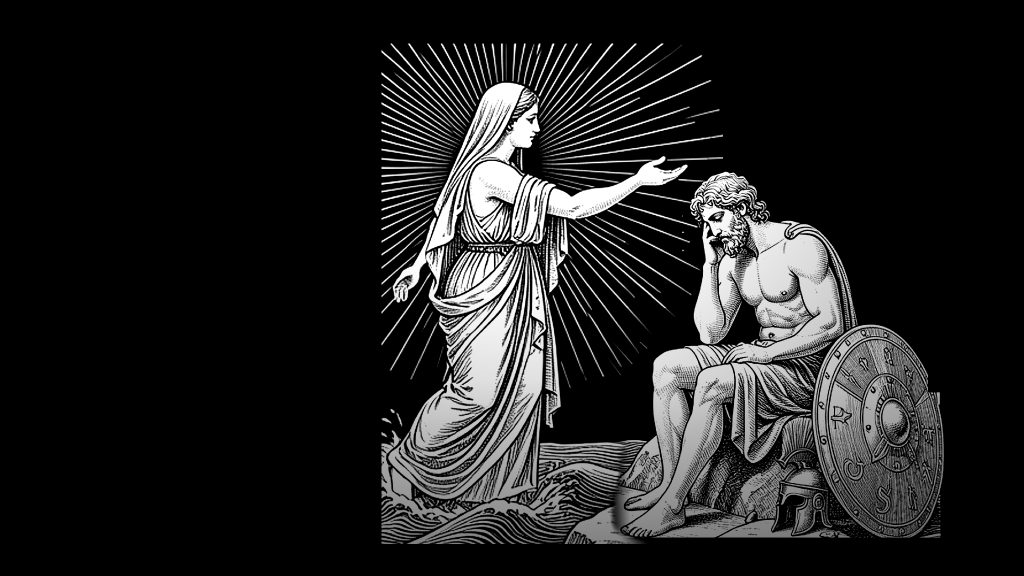
#> input picture assets/banner-src/art.png, 2048 x 1152 px (shown at 1/2 size)
$ python make_banner_olymp.py
#> lines starting #> are read from the running program, lines starting #| are printed output that depends on the picture; after the words box and inside, x2 and y2 are one past the last pixel; in counts of white or black regions, pixels touching at a corner belong together
"""Banner for the Hermes plugin "calling mom", official-plugin banner style.

Reference: hermes-official-plugins/assets/*.jpg (1200x600): distressed black
paper with folds and worn edges, ivory engraving, red disc behind the head,
pixel glitch bars, thin HUD lines, heavy yellow uppercase headline, grain and
soft focus. Brand variant: glitch and lines in the SlyBase product oranges
instead of Hermes blue/yellow. Artwork art.png (compose_art.py from
gen2b.png): own AI-generated engraving (Thetis answers Achilles, Iliad I).
Olymp variant: Mount Olympus small and dim above, reached only by a dashed
line (the strongest tier is asked rarely); tags STUCK -> MOM .. OLYMP.
"""
import math

import numpy as np
from PIL import Image, ImageDraw, ImageFilter, ImageFont

S = 2
W, H = 1200 * S, 600 * S
rng = np.random.default_rng(11)
YELLOW = (246, 199, 32)
LINE = (237, 128, 36)       # SlyBase product orange for HUD and connector lines
RED = (205, 52, 34)
IVORY = np.array([232, 221, 196], np.float32)
INK = np.array([13, 12, 11], np.float32)
F = "fonts/"


def noise(scale, shape=(H, W)):
    """Smooth noise in 0..1 with feature size `scale` px."""
#> called with scale = 120, shape = (1200, 2400)
    small = rng.random((max(2, shape[0] // scale), max(2, shape[1] // scale)))
    img = Image.fromarray((small * 255).astype(np.uint8)).resize(shape[::-1], Image.BICUBIC)
    return np.asarray(img, np.float32) / 255


def font(name, px):
    return ImageFont.truetype(F + name, int(px * S))


# --- 1. Distressed paper ground -------------------------------------------
bg = np.empty((H, W, 3), np.float32)
bg[:] = INK
bg += ((noise(120) - 0.5) * 14 + (noise(18) - 0.5) * 8)[..., None]
#> call 2 of noise, with scale = 18, shape = (1200, 2400)
#> in noise (call 2), `small = rng.random((max(2, shape[0] // scale), max(2, shape[1] // scal..`:
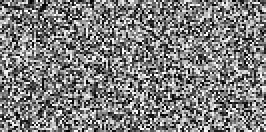
#> small: shape (66, 133) float64 (shown 2 times larger); min 0.00019, max 1, mean 0.497
ground = Image.fromarray(np.clip(bg, 0, 255).astype(np.uint8))
d = ImageDraw.Draw(ground)
for x in range(0, W, 46 * S):                                   # faint blue grid
    d.line([(x, 0), (x, H)], fill=(34, 23, 14), width=1)
for y in range(0, H, 46 * S):
    d.line([(0, y), (W, y)], fill=(34, 23, 14), width=1)
for x in (W // 3, 2 * W // 3):                                  # paper folds
    d.line([(x, 0), (x, H)], fill=(44, 42, 39), width=S)
    d.line([(x + S, 0), (x + S, H)], fill=(6, 6, 6), width=S)
for y in (H // 2 - 40 * S, 70 * S, H - 62 * S):
    d.line([(0, y), (W, y)], fill=(40, 38, 35), width=S)
bg = np.asarray(ground, np.float32).copy()

# worn, slightly torn edges
yy, xx = np.mgrid[0:H, 0:W].astype(np.float32)
edge = np.minimum(np.minimum(xx, W - 1 - xx), np.minimum(yy, H - 1 - yy))
wear = np.clip((34 * S - edge + (noise(25) - 0.5) * 50 * S) / (14 * S), 0, 1)
speck = (noise(3) > 0.55).astype(np.float32) * wear
bg = bg * (1 - 0.55 * speck[..., None]) + np.array([92, 86, 76]) * 0.55 * speck[..., None]
torn = edge < (3 * S + noise(40) * 7 * S)
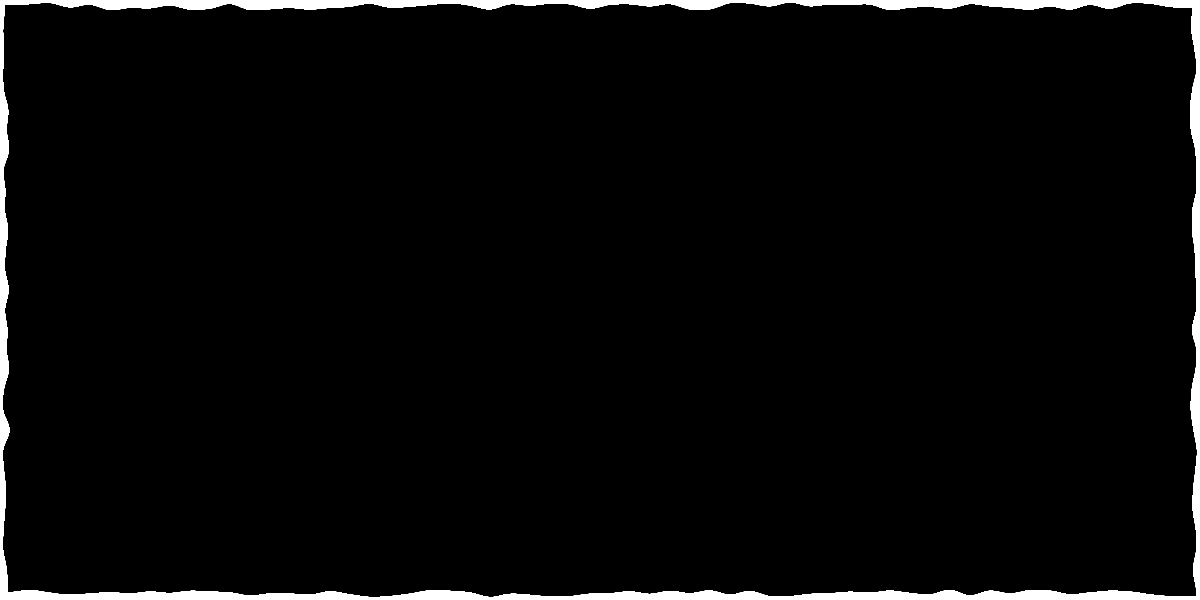
#> torn: shape (1200, 2400) bool (shown at 1/2 size); 3.2% white; 1 white region, box (x1, y1, x2, y2) and area: (0, 0, 2400, 1200) 91515
bg[torn] = 4

# --- 2. Red disc and blue HUD (behind the figures) -------------------------
ART, CROP = "art.png", (720, 0, 2048, 1152)   # 2x source
k = H / 1152
ax = W - int((CROP[2] - CROP[0]) * k)                         # art x offset
P = lambda x, y: (ax + (x - CROP[0]) * k, y * k)              # gen1 -> banner
tx, ty = P(1060, 236)                                         # Thetis head                                          # Thetis head
hx, hy = P(1450, 436)                                         # Achilles head                                          # Achilles head

ground = Image.fromarray(np.clip(bg, 0, 255).astype(np.uint8))
d = ImageDraw.Draw(ground)
r = 114 * S
d.ellipse([tx - r, ty - r, tx + r, ty + r], fill=RED)
d.arc([-330 * S, H / 2 - 330 * S, 330 * S - 200 * S, H / 2 + 330 * S], 0, 360, fill=LINE, width=S)
d.arc([W - 130 * S, H / 2 - 300 * S, W + 470 * S, H / 2 + 300 * S], 0, 360, fill=LINE, width=S)
for cx, cy in [(70, 110), (520, 95), (1135, 520), (610, 545), (95, 520)]:
    cx, cy = cx * S, cy * S
    d.line([(cx - 14 * S, cy), (cx + 14 * S, cy)], fill=LINE, width=S)
    d.line([(cx, cy - 14 * S), (cx, cy + 14 * S)], fill=LINE, width=S)
fx0, fy0 = P(760, 120)                                        # own thin double frame
fx1, fy1 = P(1990, 1080)
for g in (0, 5 * S):
    d.rectangle([fx0 + g, fy0 + g, fx1 - g, fy1 - g], outline=(190, 182, 164), width=S)
for i in range(7):                                            # the call: rings from Achilles
    rr = (60 + i * 26) * S
    d.arc([hx - rr, hy - rr, hx + rr, hy + rr], 175, 265, fill=LINE, width=S)
bg = np.asarray(ground, np.float32).copy()
disc = np.hypot(xx - tx, yy - ty) < r                         # disc texture
bg[disc] *= (0.78 + 0.3 * noise(4)[disc])[:, None]

# --- 3. Engraving: ivory figures, opaque where hatching is dense ----------
art = Image.open(ART).convert("L").crop(CROP)
art = art.resize((W - ax, H), Image.BICUBIC)
#> art: PIL image 1383x1200 L
lum = np.asarray(art, np.float32) / 255
mask = np.asarray(art.filter(ImageFilter.GaussianBlur(5 * S)), np.float32) / 255
mask = np.clip((mask - 0.24) / 0.1, 0, 1)
mask = np.asarray(Image.fromarray((mask * 255).astype(np.uint8)).filter(ImageFilter.GaussianBlur(2 * S)), np.float32) / 255
fade = np.clip(np.arange(W - ax, dtype=np.float32) / (110 * S), 0, 1)[None, :] ** 1.4
lum *= fade
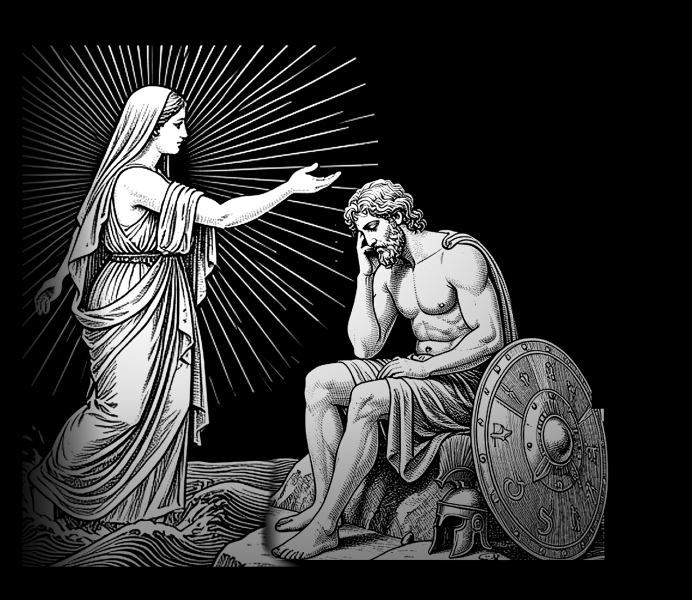
#> lum: shape (1200, 1383) float32 (shown at 1/2 size); min 0, max 1, mean 0.191
fig = INK + (IVORY - INK) * (lum ** 0.85)[..., None]
sepia = (noise(60, lum.shape) - 0.5)[..., None] * np.array([10, 6, 0])
#> in noise (call 7), `img = Image.fromarray((small * 255).astype(np.uint8)).resize(shape[::-..`:
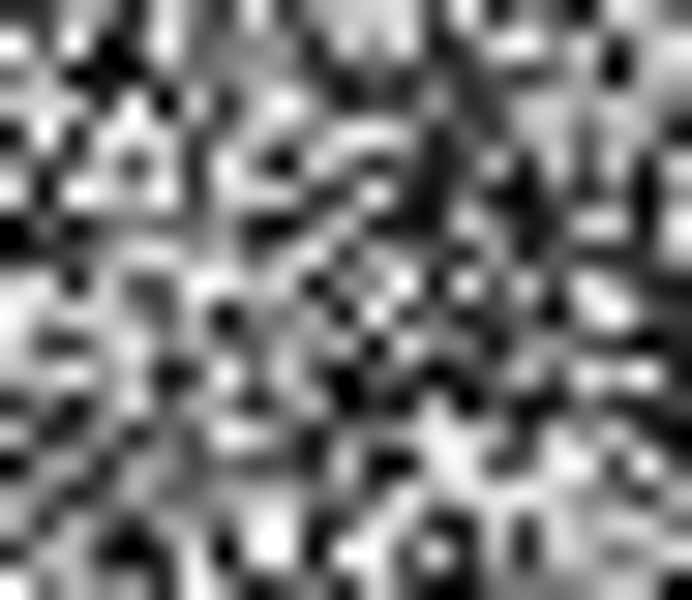
#> img: PIL image 1383x1200 L (shown at 1/2 size); min 0, max 255, mean 121.8
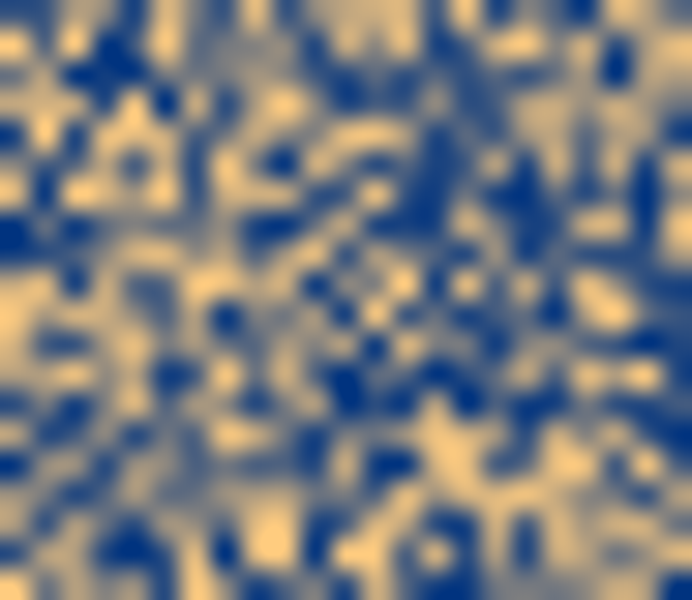
#> sepia: shape (1200, 1383, 3) float64 (shown at 1/2 size); mean of channels 0, 1, 2 -0.223, -0.134, 0; drawn with min black and max white
fig += sepia * lum[..., None]
reg = bg[:, ax:]
m = (mask * fade)[..., None]
bg[:, ax:] = np.maximum(reg, fig) * (1 - m) + fig * m

# --- 3b. Olympus: small, dim, far away; a dashed path from Thetis -------
OLYMP_SRC, OLYMP_BOX = "olymp.png", (190, 60, 840, 430)   # motif bbox in olymp.png
OX, OY, OW, DIM = 912, 58, 262, 0.78                       # final px: top-left, width, brightness
ol = Image.open(OLYMP_SRC).convert("L").crop(OLYMP_BOX)
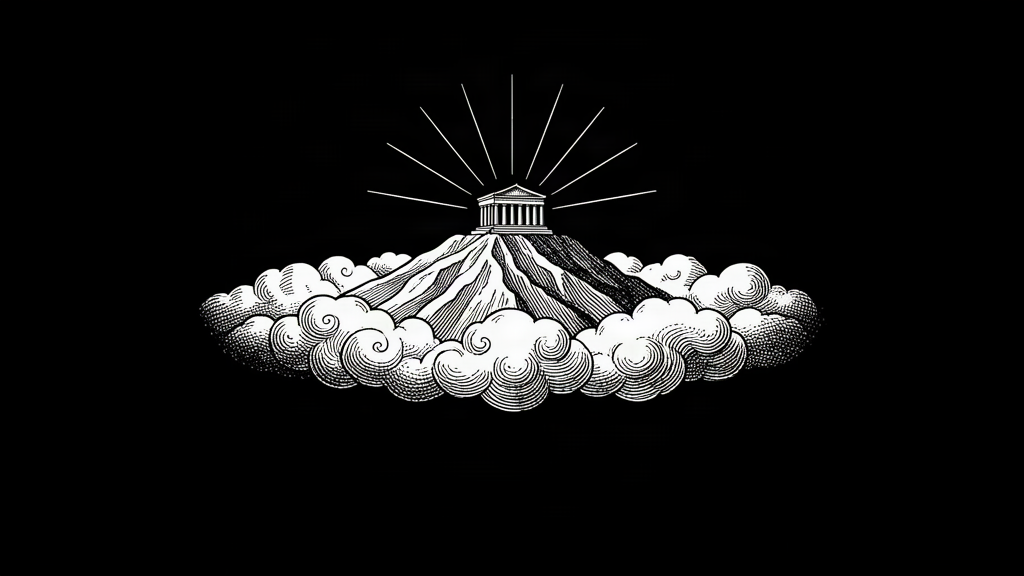
#> input picture assets/banner-src/olymp.png, 1024 x 576 px
ow = OW * S
ol = ol.resize((ow, ow * ol.height // ol.width), Image.BICUBIC)
#> ol: PIL image 524x298 L
olum = np.asarray(ol, np.float32) / 255
oy = np.linspace(1, 0, olum.shape[0], dtype=np.float32)[:, None]
olum *= DIM * np.clip(oy / 0.35, 0, 1)                       # clouds dissolve downwards
ofig = INK + (IVORY - INK) * (olum ** 0.85)[..., None]
y0, x0 = OY * S, OX * S
reg = bg[y0:y0 + olum.shape[0], x0:x0 + ow]
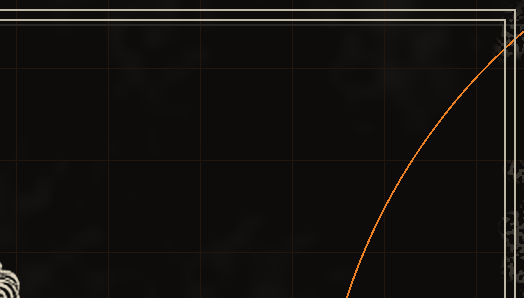
#> reg: shape (298, 524, 3) float32; mean R, G, B 19.3, 17.6, 15.6
bg[y0:y0 + olum.shape[0], x0:x0 + ow] = np.maximum(reg, ofig)
path = Image.fromarray(np.clip(bg, 0, 255).astype(np.uint8))
pd = ImageDraw.Draw(path)
(px0, py0), (px1, py1) = (tx + r * 0.92, ty - r * 0.3), ((OX + 44) * S, (OY + 88) * S)
n = 14
for i in range(0, n, 2):                                     # dashed: the rare call
    a0, a1 = i / n, (i + 1) / n
    pd.line([(px0 + (px1 - px0) * a0, py0 + (py1 - py0) * a0),
             (px0 + (px1 - px0) * a1, py0 + (py1 - py0) * a1)], fill=LINE, width=2 * S)
pd.rectangle([px1 - 4 * S, py1 - 4 * S, px1 + 4 * S, py1 + 4 * S], fill=(255, 242, 228))
bg = np.asarray(path, np.float32).copy()

# --- 4. Pixel glitch: shifted slices and blue/yellow block bars -----------
img = np.clip(bg, 0, 255)
for y0, h, dx in [(318, 6, -16), (452, 8, 20)]:
    ys, ye = int(y0 * S), int((y0 + h) * S)
    img[ys:ye, ax:] = np.roll(img[ys:ye, ax:], int(dx * S), axis=1)
blk = 11 * S
# SlyBase product oranges (orange, rust, a little amber), not Hermes blue/yellow
GLITCH = [(237, 128, 36), (237, 128, 36), (194, 97, 30), (246, 184, 83)]
# fewer, lighter bands, kept off the faces
for y0, rows, x0, x1 in [(300, 3, 500, 700), (440, 2, 780, 990)]:
    for j in range(rows):                                     # pixel block bands
        y = int(y0 * S) + j * blk
        for x in range(int(x0 * S), int(x1 * S), blk):
            if rng.random() < 0.42 - 0.08 * j:
                col = GLITCH[rng.integers(0, len(GLITCH))]
                img[y:y + blk, x:x + blk * rng.integers(1, 4)] = np.array(col) * (0.8 + 0.2 * rng.random())
    for _ in range(2):                                        # smeared streaks
        y = int((y0 + rng.random() * rows * 11) * S)
        x = int((x0 + rng.random() * (x1 - x0) * 0.7) * S)
        ln, hh = int(rng.integers(50, 170) * S), int(rng.integers(2, 6) * S)
        col = GLITCH[rng.integers(0, len(GLITCH))]
        img[y:y + hh, x:x + ln] = img[y:y + hh, x:x + ln] * 0.3 + np.array(col) * 0.7

# --- 5. Typography: heavy uppercase, rough and soft -----------------------
txt = Image.new("RGBA", (W, H), (0, 0, 0, 0))
d = ImageDraw.Draw(txt)
L = 66 * S


def tracked(x, y, s, f, fill, track):
#> called with x = 140, y = 300, s = 'HERMES PLUGIN', fill = (238, 232, 220), track = 12
    for ch in s:
        d.text((x, y), ch, font=f, fill=fill)
        x += d.textlength(ch, font=f) + track
#> this loop made 13 passes
#> x on passes 1 to 12: 183.6, 222.1, 263.3, 311.5, 350.1, 388.7, 414.1, 451.4, 486.8, 529.5, 574.1, 598.5
#> after the loop, x = 641.9
    return x


tracked(L + 4 * S, 150 * S, "HERMES PLUGIN", font("ArchivoBlack.ttf", 21), (238, 232, 220), 6 * S)
head = Image.new("RGBA", (W, H), (0, 0, 0, 0))               # headline: own layer
hd = ImageDraw.Draw(head)
big = font("Anton.ttf", 132)
for i, line in enumerate(["CALLING", "MOM"]):
    y = 178 * S + i * 138 * S
    hd.text((L + 5 * S, y + 5 * S), line, font=big, fill=(120, 28, 18))  # misprint shadow
    hd.text((L, y), line, font=big, fill=YELLOW)

# flow: stuck -> mom, and only rarely -> olymp (dashed)
TAGS = ["STUCK", "MOM", "OLYMP"]
tag = font("ArchivoBlack.ttf", 15)
y = 488 * S
x = L
boxes = []
for word in TAGS:
    tw = d.textlength(word, font=tag)
    boxes.append((x, x + tw + 22 * S))
    x += tw + 22 * S + 46 * S
#> this loop made 3 passes
#> (tw, x) on passes 1 to 3: (99.95, 368), (75.39, 579.3), (98.66, 814)
#> after the loop, boxes = [(132, 276), (368, 487.3), (579.3, 722)]; x = 814
glow = Image.new("RGBA", (W, H), (0, 0, 0, 0))
g = ImageDraw.Draw(glow)
def seg(x0, x1, dashed):
    """Connector pieces; the last hop is dashed (rare)."""
    if not dashed:
        return [(x0, x1)]
    step = (x1 - x0) / 7
    return [(x0 + i * step, x0 + (i + 1) * step) for i in range(0, 7, 2)]


for i, ((a0, a1), (b0, _)) in enumerate(zip(boxes, boxes[1:])):
    for s0, s1 in seg(a1, b0, i == len(boxes) - 2):
        g.line([(s0, y + 14 * S), (s1, y + 14 * S)], fill=LINE + (255,), width=5 * S)
#> this loop made 2 passes
#> (a0, a1, b0) on pass 1: (132, 276, 368)
#> (a0, a1, b0) on pass 2: (368, 487.3, 579.3)
glow = glow.filter(ImageFilter.GaussianBlur(5 * S))
txt = Image.alpha_composite(glow, txt)
d = ImageDraw.Draw(txt)
for i, ((a0, a1), (b0, _)) in enumerate(zip(boxes, boxes[1:])):
    for s0, s1 in seg(a1, b0, i == len(boxes) - 2):
        d.line([(s0, y + 14 * S), (s1, y + 14 * S)], fill=(255, 196, 140), width=2 * S)
    for px in (a1 + 6 * S, b0 - 6 * S):
        d.rectangle([px - 4 * S, y + 10 * S, px + 4 * S, y + 18 * S], fill=(255, 242, 228))
for (a0, a1), word in zip(boxes, TAGS):
    d.rectangle([a0, y, a1, y + 29 * S], fill=YELLOW)
    d.text((a0 + 11 * S, y + 5 * S), word, font=tag, fill=(14, 13, 12))
#> this loop made 3 passes

# headline: ink wear and slight soft focus (goes through the global blur too)
a = np.asarray(head, np.float32)
holes = (noise(2) > 0.9) | (noise(6) > 0.92)
a[..., 3] *= np.where(holes, 0.6, 1.0)
head = Image.fromarray(a.astype(np.uint8)).filter(ImageFilter.GaussianBlur(0.4 * S))
base = Image.fromarray(img.astype(np.uint8)).convert("RGBA")
out = Image.alpha_composite(base, head).convert("RGB")

# --- 6. Imperfection pass at final size ----------------------------------
out = out.resize((W // S, H // S), Image.LANCZOS).filter(ImageFilter.GaussianBlur(0.55))
# small type (label, tags) skips the blur: crisp, only grain + misregistration
small = txt.resize((W // S, H // S), Image.LANCZOS)
out = Image.alpha_composite(out.convert("RGBA"), small).convert("RGB")
o = np.asarray(out, np.float32).copy()
h, w = o.shape[:2]
#> h = 600; w = 1200
o[..., 0] = np.roll(o[..., 0], 1, axis=1)                    # chromatic misregistration
o[..., 2] = np.roll(o[..., 2], -1, axis=1)
for y0, hh, dx in [(132, 3, 6), (391, 2, -5), (540, 4, 8)]:  # scanline tears
    o[y0:y0 + hh] = np.roll(o[y0:y0 + hh], dx, axis=1)
rows = np.arange(h, dtype=np.float32)[:, None, None]
#> rows = 600 values from 0 to 599
o *= 1 - 0.035 * (rows % 3 == 0)                             # faint scanlines
o += rng.normal(0, 9, (h, w, 1)) + rng.normal(0, 3, (h, w, 3))  # film grain
vy, vx = np.mgrid[0:h, 0:w].astype(np.float32)
o *= (1 - 0.28 * (np.hypot((vx - w / 2) / w, (vy - h / 2) / h) * 1.6) ** 2)[..., None]
o = np.round(o / 5) * 5                                       # tonal banding
Image.fromarray(np.clip(o, 0, 255).astype(np.uint8)).save("../calling-mom-banner-olymp.jpg", quality=84)
print("ok")
